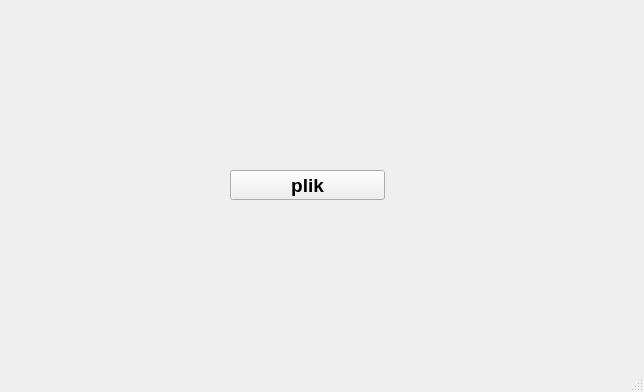
<?xml version="1.0" encoding="UTF-8"?>
<ui version="4.0">
 <class>MainWindow</class>
 <widget class="QMainWindow" name="MainWindow">
  <property name="geometry">
   <rect>
    <x>0</x>
    <y>0</y>
    <width>644</width>
    <height>392</height>
   </rect>
  </property>
  <property name="windowTitle">
   <string>MainWindow</string>
  </property>
  <widget class="QWidget" name="centralwidget">
   <widget class="QPushButton" name="Button">
    <property name="geometry">
     <rect>
      <x>230</x>
      <y>170</y>
      <width>155</width>
      <height>30</height>
     </rect>
    </property>
    <property name="minimumSize">
     <size>
      <width>0</width>
      <height>30</height>
     </size>
    </property>
    <property name="maximumSize">
     <size>
      <width>350</width>
      <height>30</height>
     </size>
    </property>
    <property name="font">
     <font>
      <pointsize>14</pointsize>
      <weight>75</weight>
      <bold>true</bold>
     </font>
    </property>
    <property name="layoutDirection">
     <enum>Qt::LeftToRight</enum>
    </property>
    <property name="text">
     <string>plik</string>
    </property>
   </widget>
  </widget>
  <widget class="QMenuBar" name="menubar">
   <property name="geometry">
    <rect>
     <x>0</x>
     <y>0</y>
     <width>644</width>
     <height>21</height>
    </rect>
   </property>
  </widget>
  <widget class="QStatusBar" name="statusbar"/>
 </widget>
 <resources/>
 <connections/>
</ui>
